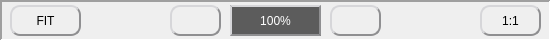
   <widget class="QFrame" name="frame_zoom">
    <property name="geometry">
     <rect>
      <x>250</x>
      <y>690</y>
      <width>551</width>
      <height>41</height>
     </rect>
    </property>
    <property name="frameShape">
     <enum>QFrame::Panel</enum>
    </property>
    <property name="frameShadow">
     <enum>QFrame::Sunken</enum>
    </property>
    <property name="lineWidth">
     <number>2</number>
    </property>
    <widget class="QPushButton" name="pushButton_zoom_plus">
     <property name="geometry">
      <rect>
       <x>330</x>
       <y>5</y>
       <width>51</width>
       <height>31</height>
      </rect>
     </property>
     <property name="cursor">
      <cursorShape>PointingHandCursor</cursorShape>
     </property>
     <property name="focusPolicy">
      <enum>Qt::NoFocus</enum>
     </property>
     <property name="toolTip">
      <string>Zoom in</string>
     </property>
     <property name="styleSheet">
      <string notr="true">QPushButton {
	background: qlineargradient(x1: 0, y1: 0, x2: 0, y2: 1,
                                      stop: 0 #FFFFFF, stop: 1 #E0E0E0);
	border-radius: 10px;
	border: 2px outset #8f8f91;
	color rgb(0,0,0);
}
QPushButton:pressed {
	border: 2px inset #8f8f91;
}
QToolTip {
    border:2px solid black;
	padding:5px;
	background-color:rgb(64,64,64);
	color:white;
	font-size: 14px;
}</string>
     </property>
     <property name="text">
      <string/>
     </property>
     <property name="icon">
      <iconset>
       <normalon>:/icons/zoom-plus.png</normalon>
      </iconset>
     </property>
     <property name="iconSize">
      <size>
       <width>24</width>
       <height>24</height>
      </size>
     </property>
    </widget>
    <widget class="QPushButton" name="pushButton_zoom_100">
     <property name="geometry">
      <rect>
       <x>480</x>
       <y>5</y>
       <width>61</width>
       <height>31</height>
      </rect>
     </property>
     <property name="cursor">
      <cursorShape>PointingHandCursor</cursorShape>
     </property>
     <property name="focusPolicy">
      <enum>Qt::NoFocus</enum>
     </property>
     <property name="toolTip">
      <string>1:1 zoom level</string>
     </property>
     <property name="styleSheet">
      <string notr="true">QPushButton {
	background: qlineargradient(x1: 0, y1: 0, x2: 0, y2: 1,
                                      stop: 0 #FFFFFF, stop: 1 #E0E0E0);
	border-radius: 10px;
	border: 2px outset #8f8f91;
	color rgb(0,0,0);
}
QPushButton:pressed {
	border: 2px inset #8f8f91;
}
QToolTip {
    border:2px solid black;
	padding:5px;
	background-color:rgb(64,64,64);
	color:white;
	font-size: 14px;
}</string>
     </property>
     <property name="text">
      <string>1:1</string>
     </property>
     <property name="icon">
      <iconset>
       <normalon>:/icons/zoom-100.png</normalon>
      </iconset>
     </property>
     <property name="iconSize">
      <size>
       <width>24</width>
       <height>24</height>
      </size>
     </property>
    </widget>
    <widget class="QPushButton" name="pushButton_zoom_minus">
     <property name="geometry">
      <rect>
       <x>170</x>
       <y>5</y>
       <width>51</width>
       <height>31</height>
      </rect>
     </property>
     <property name="cursor">
      <cursorShape>PointingHandCursor</cursorShape>
     </property>
     <property name="focusPolicy">
      <enum>Qt::NoFocus</enum>
     </property>
     <property name="toolTip">
      <string>Zoom out</string>
     </property>
     <property name="styleSheet">
      <string notr="true">QPushButton {
	background: qlineargradient(x1: 0, y1: 0, x2: 0, y2: 1,
                                      stop: 0 #FFFFFF, stop: 1 #E0E0E0);
	border-radius: 10px;
	border: 2px outset #8f8f91;
	color rgb(0,0,0);
}
QPushButton:pressed {
	border: 2px inset #8f8f91;
}
QToolTip {
    border:2px solid black;
	padding:5px;
	background-color:rgb(64,64,64);
	color:white;
	font-size: 14px;
}</string>
     </property>
     <property name="text">
      <string/>
     </property>
     <property name="icon">
      <iconset>
       <normalon>:/icons/zoom-minus.png</normalon>
      </iconset>
     </property>
     <property name="iconSize">
      <size>
       <width>24</width>
       <height>24</height>
      </size>
     </property>
    </widget>
    <widget class="QPushButton" name="pushButton_zoom_fit">
     <property name="geometry">
      <rect>
       <x>10</x>
       <y>5</y>
       <width>71</width>
       <height>31</height>
      </rect>
     </property>
     <property name="cursor">
      <cursorShape>PointingHandCursor</cursorShape>
     </property>
     <property name="focusPolicy">
      <enum>Qt::NoFocus</enum>
     </property>
     <property name="toolTip">
      <string>Fit view to the viewport</string>
     </property>
     <property name="styleSheet">
      <string notr="true">QPushButton {
	background: qlineargradient(x1: 0, y1: 0, x2: 0, y2: 1,
                                      stop: 0 #FFFFFF, stop: 1 #E0E0E0);
	border-radius: 10px;
	border: 2px outset #8f8f91;
	color rgb(0,0,0);
}
QPushButton:pressed {
	border: 2px inset #8f8f91;
}
QToolTip {
    border:2px solid black;
	padding:5px;
	background-color:rgb(64,64,64);
	color:white;
	font-size: 14px;
}</string>
     </property>
     <property name="text">
      <string>FIT</string>
     </property>
     <property name="icon">
      <iconset>
       <normalon>:/icons/zoom.png</normalon>
      </iconset>
     </property>
     <property name="iconSize">
      <size>
       <width>24</width>
       <height>24</height>
      </size>
     </property>
    </widget>
    <widget class="QLabel" name="label_zoom">
     <property name="geometry">
      <rect>
       <x>230</x>
       <y>5</y>
       <width>91</width>
       <height>31</height>
      </rect>
     </property>
     <property name="palette">
      <palette>
       <active>
        <colorrole role="WindowText">
         <brush brushstyle="SolidPattern">
          <color alpha="255">
           <red>255</red>
           <green>255</green>
           <blue>255</blue>
          </color>
         </brush>
        </colorrole>
        <colorrole role="Button">
         <brush brushstyle="SolidPattern">
          <color alpha="255">
           <red>92</red>
           <green>92</green>
           <blue>92</blue>
          </color>
         </brush>
        </colorrole>
        <colorrole role="Text">
         <brush brushstyle="SolidPattern">
          <color alpha="255">
           <red>255</red>
           <green>255</green>
           <blue>255</blue>
          </color>
         </brush>
        </colorrole>
        <colorrole role="ButtonText">
         <brush brushstyle="SolidPattern">
          <color alpha="255">
           <red>255</red>
           <green>255</green>
           <blue>255</blue>
          </color>
         </brush>
        </colorrole>
        <colorrole role="Base">
         <brush brushstyle="SolidPattern">
          <color alpha="255">
           <red>92</red>
           <green>92</green>
           <blue>92</blue>
          </color>
         </brush>
        </colorrole>
        <colorrole role="Window">
         <brush brushstyle="SolidPattern">
          <color alpha="255">
           <red>92</red>
           <green>92</green>
           <blue>92</blue>
          </color>
         </brush>
        </colorrole>
        <colorrole role="Highlight">
         <brush brushstyle="SolidPattern">
          <color alpha="0">
           <red>135</red>
           <green>167</green>
           <blue>82</blue>
          </color>
         </brush>
        </colorrole>
       </active>
       <inactive>
        <colorrole role="WindowText">
         <brush brushstyle="SolidPattern">
          <color alpha="255">
           <red>255</red>
           <green>255</green>
           <blue>255</blue>
          </color>
         </brush>
        </colorrole>
        <colorrole role="Button">
         <brush brushstyle="SolidPattern">
          <color alpha="255">
           <red>92</red>
           <green>92</green>
           <blue>92</blue>
          </color>
         </brush>
        </colorrole>
        <colorrole role="Text">
         <brush brushstyle="SolidPattern">
          <color alpha="255">
           <red>255</red>
           <green>255</green>
           <blue>255</blue>
          </color>
         </brush>
        </colorrole>
        <colorrole role="ButtonText">
         <brush brushstyle="SolidPattern">
          <color alpha="255">
           <red>255</red>
           <green>255</green>
           <blue>255</blue>
          </color>
         </brush>
        </colorrole>
        <colorrole role="Base">
         <brush brushstyle="SolidPattern">
          <color alpha="255">
           <red>92</red>
           <green>92</green>
           <blue>92</blue>
          </color>
         </brush>
        </colorrole>
        <colorrole role="Window">
         <brush brushstyle="SolidPattern">
          <color alpha="255">
           <red>92</red>
           <green>92</green>
           <blue>92</blue>
          </color>
         </brush>
        </colorrole>
        <colorrole role="Highlight">
         <brush brushstyle="SolidPattern">
          <color alpha="0">
           <red>135</red>
           <green>167</green>
           <blue>82</blue>
          </color>
         </brush>
        </colorrole>
       </inactive>
       <disabled>
        <colorrole role="WindowText">
         <brush brushstyle="SolidPattern">
          <color alpha="255">
           <red>255</red>
           <green>255</green>
           <blue>255</blue>
          </color>
         </brush>
        </colorrole>
        <colorrole role="Button">
         <brush brushstyle="SolidPattern">
          <color alpha="255">
           <red>92</red>
           <green>92</green>
           <blue>92</blue>
          </color>
         </brush>
        </colorrole>
        <colorrole role="Text">
         <brush brushstyle="SolidPattern">
          <color alpha="255">
           <red>255</red>
           <green>255</green>
           <blue>255</blue>
          </color>
         </brush>
        </colorrole>
        <colorrole role="ButtonText">
         <brush brushstyle="SolidPattern">
          <color alpha="255">
           <red>255</red>
           <green>255</green>
           <blue>255</blue>
          </color>
         </brush>
        </colorrole>
        <colorrole role="Base">
         <brush brushstyle="SolidPattern">
          <color alpha="255">
           <red>92</red>
           <green>92</green>
           <blue>92</blue>
          </color>
         </brush>
        </colorrole>
        <colorrole role="Window">
         <brush brushstyle="SolidPattern">
          <color alpha="255">
           <red>92</red>
           <green>92</green>
           <blue>92</blue>
          </color>
         </brush>
        </colorrole>
        <colorrole role="Highlight">
         <brush brushstyle="SolidPattern">
          <color alpha="255">
           <red>167</red>
           <green>167</green>
           <blue>167</blue>
          </color>
         </brush>
        </colorrole>
       </disabled>
      </palette>
     </property>
     <property name="toolTip">
      <string>Zoom level</string>
     </property>
     <property name="styleSheet">
      <string notr="true">QLabel {
	background-color:rgb(92,92,92);
	color:rgb(255,255,255);
	border: 2px outset #8f8f91;
}
QToolTip {
    border:2px solid black;
	padding:5px;
	background-color:rgb(64,64,64);
	color:white;
	font-size: 14px;
}</string>
     </property>
     <property name="frameShape">
      <enum>QFrame::Box</enum>
     </property>
     <property name="frameShadow">
      <enum>QFrame::Sunken</enum>
     </property>
     <property name="text">
      <string>100%</string>
     </property>
     <property name="alignment">
      <set>Qt::AlignCenter</set>
     </property>
    </widget>
   </widget>
